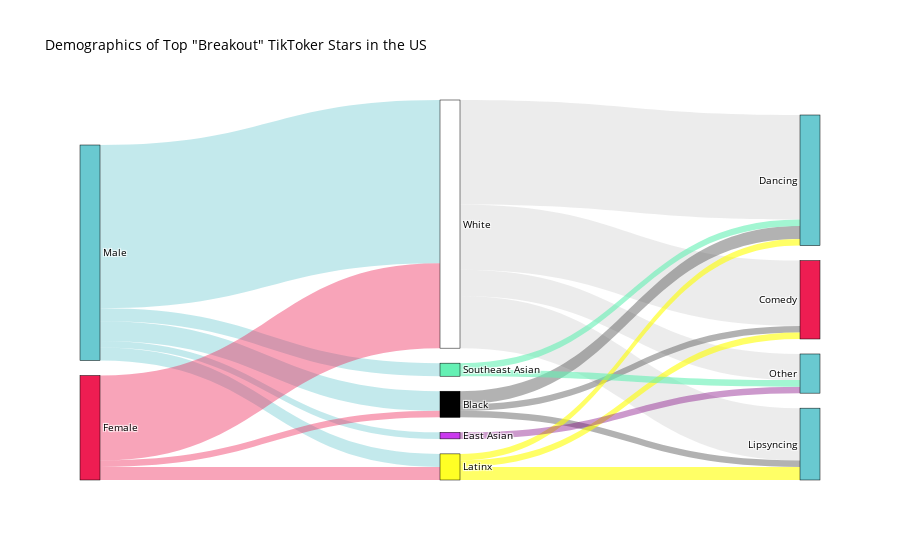

Here is the notebook cell this chart was saved with:
### Code cell
fig = go.Figure(data=[go.Sankey(
    node = dict(
      pad = 15,
      thickness = 20,
      line = dict(color = "black", width = 0.5),
      label = ["Male", "Female", 
               "White", "Black", "Latinx", "East Asian", "Southeast Asian", 
               "Dancing", "Lipsyncing", "Comedy", "Other"],
      color = ['#69C9D0', "#EE1D52", 
               "#FFFFFF", "#010101", "#FFFF25", "#CA3BEE", "#65F0B4",
               '#69C9D0', '#69C9D0',"#EE1D52", '#69C9D0', "#EE1D52", "#EE1D52"]
    ),
    link = dict(
      source = [0, 0, 0, 0, 0, 
                1, 1, 1,
               2, 2, 2, 2,
               3, 3, 3,
               4, 4, 4,
               5,
               6, 6],
      target = [2, 3, 4, 5, 6, 
                2, 3, 4,
               7, 8, 9, 10,
               7, 8, 9,
               7, 8, 9,
               10,
               7, 10],
      value = [25, 3, 2, 1, 2, 
               13, 1, 2,
              16, 8, 10, 4,
              2, 1, 1,
              1, 2, 1,
              1,
              1, 1],
     color =['rgba(105, 201, 208, 0.4)', 'rgba(105, 201, 208, 0.4)', 'rgba(105, 201, 208, 0.4)', 'rgba(105, 201, 208, 0.4)', 'rgba(105, 201, 208, 0.4)',
            "rgba(238, 29, 82, 0.4)", "rgba(238, 29, 82, 0.4)", "rgba(238, 29, 82, 0.4)", 
            "rgba(224, 224, 224, 0.6)", "rgba(224, 224, 224, 0.6)", "rgba(224, 224, 224, 0.6)", "rgba(224, 224, 224, 0.6)",
            "rgba(64, 64, 64, 0.4)", "rgba(64, 64, 64, 0.4)", "rgba(64, 64, 64, 0.4)",
             "rgba(255, 255, 0, 0.6)", "rgba(255, 255, 0, 0.6)", "rgba(255, 255, 0, 0.6)",
             "rgba(128, 0, 128, 0.4)",
            "rgba(101, 240, 180, 0.6)",  "rgba(101, 240, 180, 0.6)"]
  ))])

fig.update_layout(title_text='Demographics of Top "Breakout" TikToker Stars in the US', font_size=10,
                 font=dict(size = 10, color = 'Black'),
                 plot_bgcolor='black',
                 paper_bgcolor='white')

fig.show()

### Figure 1 — Plotly figure (JSON) as saved in the notebook; plotly's stock layout.template omitted (floating-point values rounded to 4 significant figures)
{"data": [{"link": {"color": ["rgba(105, 201, 208, 0.4)", "rgba(105, 201, 208, 0.4)", "rgba(105, 201, 208, 0.4)", "rgba(105, 201, 208, 0.4)", "rgba(105, 201, 208, 0.4)", "rgba(238, 29, 82, 0.4)", "rgba(238, 29, 82, 0.4)", "rgba(238, 29, 82, 0.4)", "rgba(224, 224, 224, 0.6)", "rgba(224, 224, 224, 0.6)", "rgba(224, 224, 224, 0.6)", "rgba(224, 224, 224, 0.6)", "rgba(64, 64, 64, 0.4)", "rgba(64, 64, 64, 0.4)", "rgba(64, 64, 64, 0.4)", "rgba(255, 255, 0, 0.6)", "rgba(255, 255, 0, 0.6)", "rgba(255, 255, 0, 0.6)", "rgba(128, 0, 128, 0.4)", "rgba(101, 240, 180, 0.6)", "rgba(101, 240, 180, 0.6)"], "source": [0, 0, 0, 0, 0, 1, 1, 1, 2, 2, 2, 2, 3, 3, 3, 4, 4, 4, 5, 6, 6], "target": [2, 3, 4, 5, 6, 2, 3, 4, 7, 8, 9, 10, 7, 8, 9, 7, 8, 9, 10, 7, 10], "value": [25, 3, 2, 1, 2, 13, 1, 2, 16, 8, 10, 4, 2, 1, 1, 1, 2, 1, 1, 1, 1]}, "node": {"color": ["#69C9D0", "#EE1D52", "#FFFFFF", "#010101", "#FFFF25", "#CA3BEE", "#65F0B4", "#69C9D0", "#69C9D0", "#EE1D52", "#69C9D0", "#EE1D52", "#EE1D52"], "label": ["Male", "Female", "White", "Black", "Latinx", "East Asian", "Southeast Asian", "Dancing", "Lipsyncing", "Comedy", "Other"], "line": {"color": "black", "width": 0.5}, "pad": 15, "thickness": 20}, "type": "sankey"}], "layout": {"font": {"color": "Black", "size": 10}, "paper_bgcolor": "white", "plot_bgcolor": "black", "title": {"text": "Demographics of Top \"Breakout\" TikToker Stars in the US"}}}
